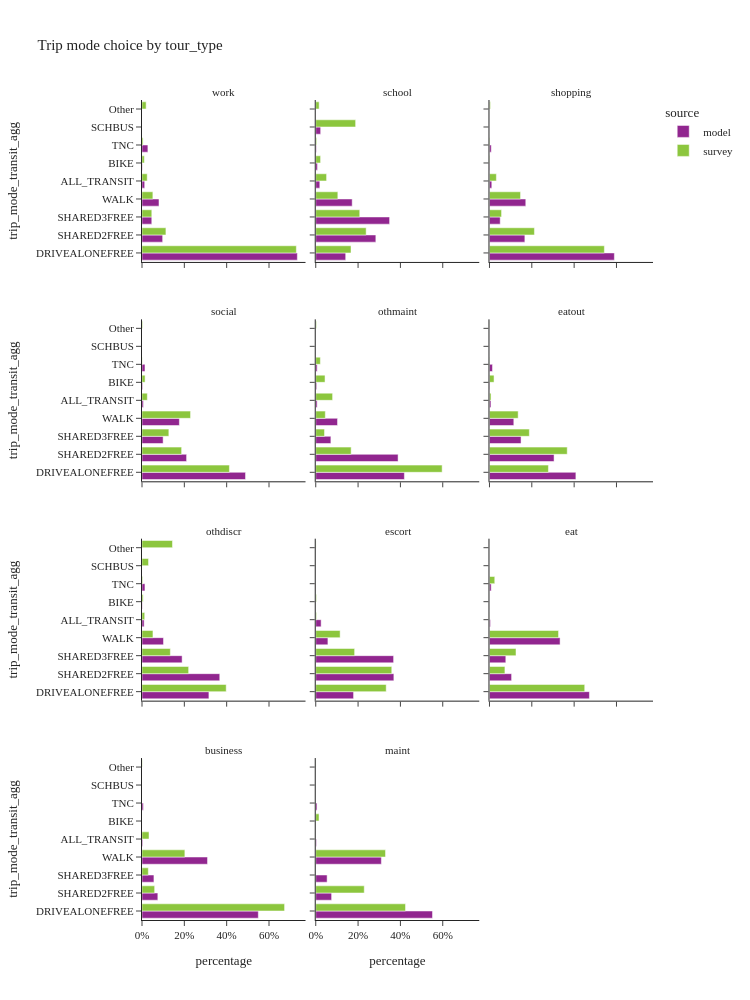
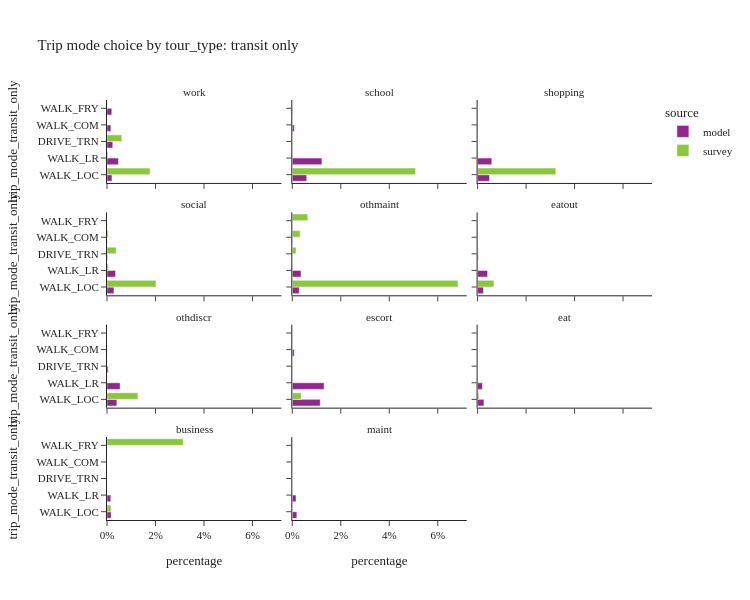

The notebook cell these images were saved under, in order:
### Code cell
trip_mode_choice_seg(segment_col='tour_type', height=[1000, 600])

### Figure 1 — Plotly figure (JSON) as saved in the notebook; plotly's stock layout.template omitted (floating-point values rounded to 4 significant figures)
{"data": [{"alignmentgroup": "True", "customdata": [[2708217], [360022], [170477], [296223], [46923], [5766], [102625]], "hovertemplate": "source=model<br>tour_type=work<br>percentage=%{x}<br>trip_mode_transit_agg=%{y}<br>sample_size=%{customdata[0]}<extra></extra>", "legendgroup": "model", "marker": {"color": "#91268F", "pattern": {"shape": ""}}, "name": "model", "offsetgroup": "model", "orientation": "h", "showlegend": true, "textposition": "auto", "type": "bar", "x": [0.7339, 0.09756, 0.0462, 0.08027, 0.01272, 0.001562, 0.02781], "xaxis": "x10", "y": ["DRIVEALONEFREE", "SHARED2FREE", "SHARED3FREE", "WALK", "ALL_TRANSIT", "BIKE", "TNC"], "yaxis": "y10"}, {"alignmentgroup": "True", "customdata": [[203145], [407476], [500815], [247155], [27514], [33346], [11732], [4038]], "hovertemplate": "source=model<br>tour_type=school<br>percentage=%{x}<br>trip_mode_transit_agg=%{y}<br>sample_size=%{customdata[0]}<extra></extra>", "legendgroup": "model", "marker": {"color": "#91268F", "pattern": {"shape": ""}}, "name": "model", "offsetgroup": "model", "orientation": "h", "showlegend": false, "textposition": "auto", "type": "bar", "x": [0.1415, 0.2839, 0.3489, 0.1722, 0.01917, 0.02323, 0.008174, 0.002814], "xaxis": "x11", "y": ["DRIVEALONEFREE", "SHARED2FREE", "SHARED3FREE", "WALK", "ALL_TRANSIT", "SCHBUS", "BIKE", "TNC"], "yaxis": "y11"}, {"alignmentgroup": "True", "customdata": [[771143], [218461], [66247], [224102], [14339], [1737], [10933]], "hovertemplate": "source=model<br>tour_type=shopping<br>percentage=%{x}<br>trip_mode_transit_agg=%{y}<br>sample_size=%{customdata[0]}<extra></extra>", "legendgroup": "model", "marker": {"color": "#91268F", "pattern": {"shape": ""}}, "name": "model", "offsetgroup": "model", "orientation": "h", "showlegend": false, "textposition": "auto", "type": "bar", "x": [0.59, 0.1672, 0.05069, 0.1715, 0.01097, 0.001329, 0.008365], "xaxis": "x12", "y": ["DRIVEALONEFREE", "SHARED2FREE", "SHARED3FREE", "WALK", "ALL_TRANSIT", "BIKE", "TNC"], "yaxis": "y12"}, {"alignmentgroup": "True", "customdata": [[1261744], [543474], [257349], [455281], [17233], [8187], [36444]], "hovertemplate": "source=model<br>tour_type=social<br>percentage=%{x}<br>trip_mode_transit_agg=%{y}<br>sample_size=%{customdata[0]}<extra></extra>", "legendgroup": "model", "marker": {"color": "#91268F", "pattern": {"shape": ""}}, "name": "model", "offsetgroup": "model", "orientation": "h", "showlegend": false, "textposition": "auto", "type": "bar", "x": [0.4891, 0.2107, 0.09976, 0.1765, 0.00668, 0.003174, 0.01413], "xaxis": "x7", "y": ["DRIVEALONEFREE", "SHARED2FREE", "SHARED3FREE", "WALK", "ALL_TRANSIT", "BIKE", "TNC"], "yaxis": "y7"}, {"alignmentgroup": "True", "customdata": [[333465], [309734], [56965], [81979], [5263], [3534], [5334]], "hovertemplate": "source=model<br>tour_type=othmaint<br>percentage=%{x}<br>trip_mode_transit_agg=%{y}<br>sample_size=%{customdata[0]}<extra></extra>", "legendgroup": "model", "marker": {"color": "#91268F", "pattern": {"shape": ""}}, "name": "model", "offsetgroup": "model", "orientation": "h", "showlegend": false, "textposition": "auto", "type": "bar", "x": [0.4188, 0.389, 0.07154, 0.103, 0.00661, 0.004438, 0.006699], "xaxis": "x8", "y": ["DRIVEALONEFREE", "SHARED2FREE", "SHARED3FREE", "WALK", "ALL_TRANSIT", "BIKE", "TNC"], "yaxis": "y8"}, {"alignmentgroup": "True", "customdata": [[368282], [275314], [134562], [103719], [6201], [1390], [12802]], "hovertemplate": "source=model<br>tour_type=eatout<br>percentage=%{x}<br>trip_mode_transit_agg=%{y}<br>sample_size=%{customdata[0]}<extra></extra>", "legendgroup": "model", "marker": {"color": "#91268F", "pattern": {"shape": ""}}, "name": "model", "offsetgroup": "model", "orientation": "h", "showlegend": false, "textposition": "auto", "type": "bar", "x": [0.4082, 0.3051, 0.1491, 0.115, 0.006873, 0.001541, 0.01419], "xaxis": "x9", "y": ["DRIVEALONEFREE", "SHARED2FREE", "SHARED3FREE", "WALK", "ALL_TRANSIT", "BIKE", "TNC"], "yaxis": "y9"}, {"alignmentgroup": "True", "customdata": [[97928], [113816], [58720], [31476], [3114], [425], [4339]], "hovertemplate": "source=model<br>tour_type=othdiscr<br>percentage=%{x}<br>trip_mode_transit_agg=%{y}<br>sample_size=%{customdata[0]}<extra></extra>", "legendgroup": "model", "marker": {"color": "#91268F", "pattern": {"shape": ""}}, "name": "model", "offsetgroup": "model", "orientation": "h", "showlegend": false, "textposition": "auto", "type": "bar", "x": [0.3161, 0.3674, 0.1895, 0.1016, 0.01005, 0.001372, 0.014], "xaxis": "x4", "y": ["DRIVEALONEFREE", "SHARED2FREE", "SHARED3FREE", "WALK", "ALL_TRANSIT", "BIKE", "TNC"], "yaxis": "y4"}, {"alignmentgroup": "True", "customdata": [[186989], [386192], [384861], [60171], [26649], [416], [1068]], "hovertemplate": "source=model<br>tour_type=escort<br>percentage=%{x}<br>trip_mode_transit_agg=%{y}<br>sample_size=%{customdata[0]}<extra></extra>", "legendgroup": "model", "marker": {"color": "#91268F", "pattern": {"shape": ""}}, "name": "model", "offsetgroup": "model", "orientation": "h", "showlegend": false, "textposition": "auto", "type": "bar", "x": [0.1787, 0.3691, 0.3678, 0.05751, 0.02547, 0.0003976, 0.001021], "xaxis": "x5", "y": ["DRIVEALONEFREE", "SHARED2FREE", "SHARED3FREE", "WALK", "ALL_TRANSIT", "BIKE", "TNC"], "yaxis": "y5"}, {"alignmentgroup": "True", "customdata": [[79313], [17545], [12961], [56034], [776], [19], [1349]], "hovertemplate": "source=model<br>tour_type=eat<br>percentage=%{x}<br>trip_mode_transit_agg=%{y}<br>sample_size=%{customdata[0]}<extra></extra>", "legendgroup": "model", "marker": {"color": "#91268F", "pattern": {"shape": ""}}, "name": "model", "offsetgroup": "model", "orientation": "h", "showlegend": false, "textposition": "auto", "type": "bar", "x": [0.4721, 0.1044, 0.07715, 0.3335, 0.004619, 0.0001131, 0.00803], "xaxis": "x6", "y": ["DRIVEALONEFREE", "SHARED2FREE", "SHARED3FREE", "WALK", "ALL_TRANSIT", "BIKE", "TNC"], "yaxis": "y6"}, {"alignmentgroup": "True", "customdata": [[112800], [15359], [11565], [63536], [676], [12], [1324]], "hovertemplate": "source=model<br>tour_type=business<br>percentage=%{x}<br>trip_mode_transit_agg=%{y}<br>sample_size=%{customdata[0]}<extra></extra>", "legendgroup": "model", "marker": {"color": "#91268F", "pattern": {"shape": ""}}, "name": "model", "offsetgroup": "model", "orientation": "h", "showlegend": false, "textposition": "auto", "type": "bar", "x": [0.5495, 0.07482, 0.05634, 0.3095, 0.003293, 5.846e-05, 0.00645], "xaxis": "x", "y": ["DRIVEALONEFREE", "SHARED2FREE", "SHARED3FREE", "WALK", "ALL_TRANSIT", "BIKE", "TNC"], "yaxis": "y"}, {"alignmentgroup": "True", "customdata": [[73108], [9933], [7118], [41092], [456], [9], [807]], "hovertemplate": "source=model<br>tour_type=maint<br>percentage=%{x}<br>trip_mode_transit_agg=%{y}<br>sample_size=%{customdata[0]}<extra></extra>", "legendgroup": "model", "marker": {"color": "#91268F", "pattern": {"shape": ""}}, "name": "model", "offsetgroup": "model", "orientation": "h", "showlegend": false, "textposition": "auto", "type": "bar", "x": [0.5517, 0.07495, 0.05371, 0.3101, 0.003441, 6.791e-05, 0.00609], "xaxis": "x2", "y": ["DRIVEALONEFREE", "SHARED2FREE", "SHARED3FREE", "WALK", "ALL_TRANSIT", "BIKE", "TNC"], "yaxis": "y2"}, {"alignmentgroup": "True", "customdata": [[4736], [578], [166], [1042], [761], [332], [46], [150]], "hovertemplate": "source=survey<br>tour_type=work<br>percentage=%{x}<br>trip_mode_transit_agg=%{y}<br>sample_size=%{customdata[0]}<extra></extra>", "legendgroup": "survey", "marker": {"color": "#8CC63E", "pattern": {"shape": ""}}, "name": "survey", "offsetgroup": "survey", "orientation": "h", "showlegend": true, "textposition": "auto", "type": "bar", "x": [0.7292, 0.113, 0.04628, 0.05137, 0.02455, 0.01094, 0.005096, 0.01955], "xaxis": "x10", "y": ["DRIVEALONEFREE", "SHARED2FREE", "SHARED3FREE", "WALK", "ALL_TRANSIT", "BIKE", "TNC", "Other"], "yaxis": "y10"}, {"alignmentgroup": "True", "customdata": [[114], [373], [298], [246], [90], [206], [33], [8], [14]], "hovertemplate": "source=survey<br>tour_type=school<br>percentage=%{x}<br>trip_mode_transit_agg=%{y}<br>sample_size=%{customdata[0]}<extra></extra>", "legendgroup": "survey", "marker": {"color": "#8CC63E", "pattern": {"shape": ""}}, "name": "survey", "offsetgroup": "survey", "orientation": "h", "showlegend": false, "textposition": "auto", "type": "bar", "x": [0.1666, 0.2382, 0.2079, 0.1044, 0.05122, 0.1884, 0.02288, 0.004368, 0.01606], "xaxis": "x11", "y": ["DRIVEALONEFREE", "SHARED2FREE", "SHARED3FREE", "WALK", "ALL_TRANSIT", "SCHBUS", "BIKE", "TNC", "Other"], "yaxis": "y11"}, {"alignmentgroup": "True", "customdata": [[1963], [768], [256], [815], [144], [1], [46], [1], [67]], "hovertemplate": "source=survey<br>tour_type=shopping<br>percentage=%{x}<br>trip_mode_transit_agg=%{y}<br>sample_size=%{customdata[0]}<extra></extra>", "legendgroup": "survey", "marker": {"color": "#8CC63E", "pattern": {"shape": ""}}, "name": "survey", "offsetgroup": "survey", "orientation": "h", "showlegend": false, "textposition": "auto", "type": "bar", "x": [0.5428, 0.2124, 0.05705, 0.1467, 0.03257, 7.202e-06, 0.001727, 0.002337, 0.004441], "xaxis": "x12", "y": ["DRIVEALONEFREE", "SHARED2FREE", "SHARED3FREE", "WALK", "ALL_TRANSIT", "SCHBUS", "BIKE", "TNC", "Other"], "yaxis": "y12"}, {"alignmentgroup": "True", "customdata": [[2460], [1089], [611], [2766], [241], [1], [223], [27], [70]], "hovertemplate": "source=survey<br>tour_type=social<br>percentage=%{x}<br>trip_mode_transit_agg=%{y}<br>sample_size=%{customdata[0]}<extra></extra>", "legendgroup": "survey", "marker": {"color": "#8CC63E", "pattern": {"shape": ""}}, "name": "survey", "offsetgroup": "survey", "orientation": "h", "showlegend": false, "textposition": "auto", "type": "bar", "x": [0.4129, 0.1872, 0.1269, 0.2293, 0.02515, 0.0001045, 0.0146, 0.001003, 0.002869], "xaxis": "x7", "y": ["DRIVEALONEFREE", "SHARED2FREE", "SHARED3FREE", "WALK", "ALL_TRANSIT", "SCHBUS", "BIKE", "TNC", "Other"], "yaxis": "y7"}, {"alignmentgroup": "True", "customdata": [[1207], [398], [80], [317], [154], [27], [34], [40]], "hovertemplate": "source=survey<br>tour_type=othmaint<br>percentage=%{x}<br>trip_mode_transit_agg=%{y}<br>sample_size=%{customdata[0]}<extra></extra>", "legendgroup": "survey", "marker": {"color": "#8CC63E", "pattern": {"shape": ""}}, "name": "survey", "offsetgroup": "survey", "orientation": "h", "showlegend": false, "textposition": "auto", "type": "bar", "x": [0.5971, 0.1673, 0.04139, 0.04521, 0.07967, 0.0439, 0.02184, 0.003577], "xaxis": "x8", "y": ["DRIVEALONEFREE", "SHARED2FREE", "SHARED3FREE", "WALK", "ALL_TRANSIT", "BIKE", "TNC", "Other"], "yaxis": "y8"}, {"alignmentgroup": "True", "customdata": [[682], [486], [185], [612], [80], [61], [11], [24]], "hovertemplate": "source=survey<br>tour_type=eatout<br>percentage=%{x}<br>trip_mode_transit_agg=%{y}<br>sample_size=%{customdata[0]}<extra></extra>", "legendgroup": "survey", "marker": {"color": "#8CC63E", "pattern": {"shape": ""}}, "name": "survey", "offsetgroup": "survey", "orientation": "h", "showlegend": false, "textposition": "auto", "type": "bar", "x": [0.2785, 0.3672, 0.1882, 0.1355, 0.00733, 0.02156, 0.001048, 0.00061], "xaxis": "x9", "y": ["DRIVEALONEFREE", "SHARED2FREE", "SHARED3FREE", "WALK", "ALL_TRANSIT", "BIKE", "TNC", "Other"], "yaxis": "y9"}, {"alignmentgroup": "True", "customdata": [[194], [91], [36], [99], [41], [8], [14], [3], [28]], "hovertemplate": "source=survey<br>tour_type=othdiscr<br>percentage=%{x}<br>trip_mode_transit_agg=%{y}<br>sample_size=%{customdata[0]}<extra></extra>", "legendgroup": "survey", "marker": {"color": "#8CC63E", "pattern": {"shape": ""}}, "name": "survey", "offsetgroup": "survey", "orientation": "h", "showlegend": false, "textposition": "auto", "type": "bar", "x": [0.3978, 0.2203, 0.1339, 0.05179, 0.01275, 0.03086, 0.00541, 0.003198, 0.1439], "xaxis": "x4", "y": ["DRIVEALONEFREE", "SHARED2FREE", "SHARED3FREE", "WALK", "ALL_TRANSIT", "SCHBUS", "BIKE", "TNC", "Other"], "yaxis": "y4"}, {"alignmentgroup": "True", "customdata": [[599], [633], [283], [314], [16], [4], [63], [1], [13]], "hovertemplate": "source=survey<br>tour_type=escort<br>percentage=%{x}<br>trip_mode_transit_agg=%{y}<br>sample_size=%{customdata[0]}<extra></extra>", "legendgroup": "survey", "marker": {"color": "#8CC63E", "pattern": {"shape": ""}}, "name": "survey", "offsetgroup": "survey", "orientation": "h", "showlegend": false, "textposition": "auto", "type": "bar", "x": [0.3328, 0.3592, 0.1837, 0.1152, 0.00372, 0.0002504, 0.003597, 5.85e-06, 0.001497], "xaxis": "x5", "y": ["DRIVEALONEFREE", "SHARED2FREE", "SHARED3FREE", "WALK", "ALL_TRANSIT", "SCHBUS", "BIKE", "TNC", "Other"], "yaxis": "y5"}, {"alignmentgroup": "True", "customdata": [[62], [17], [20], [148], [1], [2]], "hovertemplate": "source=survey<br>tour_type=eat<br>percentage=%{x}<br>trip_mode_transit_agg=%{y}<br>sample_size=%{customdata[0]}<extra></extra>", "legendgroup": "survey", "marker": {"color": "#8CC63E", "pattern": {"shape": ""}}, "name": "survey", "offsetgroup": "survey", "orientation": "h", "showlegend": false, "textposition": "auto", "type": "bar", "x": [0.4499, 0.07296, 0.1253, 0.3263, 0.0005416, 0.02494], "xaxis": "x6", "y": ["DRIVEALONEFREE", "SHARED2FREE", "SHARED3FREE", "WALK", "ALL_TRANSIT", "TNC"], "yaxis": "y6"}, {"alignmentgroup": "True", "customdata": [[138], [19], [24], [44], [5], [5]], "hovertemplate": "source=survey<br>tour_type=business<br>percentage=%{x}<br>trip_mode_transit_agg=%{y}<br>sample_size=%{customdata[0]}<extra></extra>", "legendgroup": "survey", "marker": {"color": "#8CC63E", "pattern": {"shape": ""}}, "name": "survey", "offsetgroup": "survey", "orientation": "h", "showlegend": false, "textposition": "auto", "type": "bar", "x": [0.6736, 0.05977, 0.02983, 0.2025, 0.03308, 0.001259], "xaxis": "x", "y": ["DRIVEALONEFREE", "SHARED2FREE", "SHARED3FREE", "WALK", "ALL_TRANSIT", "Other"], "yaxis": "y"}, {"alignmentgroup": "True", "customdata": [[64], [5], [99], [1], [8], [18]], "hovertemplate": "source=survey<br>tour_type=maint<br>percentage=%{x}<br>trip_mode_transit_agg=%{y}<br>sample_size=%{customdata[0]}<extra></extra>", "legendgroup": "survey", "marker": {"color": "#8CC63E", "pattern": {"shape": ""}}, "name": "survey", "offsetgroup": "survey", "orientation": "h", "showlegend": false, "textposition": "auto", "type": "bar", "x": [0.4242, 0.2292, 0.3297, 9.022e-05, 0.0156, 0.001301], "xaxis": "x2", "y": ["DRIVEALONEFREE", "SHARED2FREE", "WALK", "ALL_TRANSIT", "BIKE", "Other"], "yaxis": "y2"}], "layout": {"annotations": [{"font": {}, "showarrow": false, "text": "business", "x": 0.16, "xanchor": "center", "xref": "paper", "y": 0.1975, "yanchor": "bottom", "yref": "paper"}, {"font": {}, "showarrow": false, "text": "maint", "x": 0.5, "xanchor": "center", "xref": "paper", "y": 0.1975, "yanchor": "bottom", "yref": "paper"}, {"font": {}, "showarrow": false, "text": "othdiscr", "x": 0.16, "xanchor": "center", "xref": "paper", "y": 0.465, "yanchor": "bottom", "yref": "paper"}, {"font": {}, "showarrow": false, "text": "escort", "x": 0.5, "xanchor": "center", "xref": "paper", "y": 0.465, "yanchor": "bottom", "yref": "paper"}, {"font": {}, "showarrow": false, "text": "eat", "x": 0.84, "xanchor": "center", "xref": "paper", "y": 0.465, "yanchor": "bottom", "yref": "paper"}, {"font": {}, "showarrow": false, "text": "social", "x": 0.16, "xanchor": "center", "xref": "paper", "y": 0.7325, "yanchor": "bottom", "yref": "paper"}, {"font": {}, "showarrow": false, "text": "othmaint", "x": 0.5, "xanchor": "center", "xref": "paper", "y": 0.7325, "yanchor": "bottom", "yref": "paper"}, {"font": {}, "showarrow": false, "text": "eatout", "x": 0.84, "xanchor": "center", "xref": "paper", "y": 0.7325, "yanchor": "bottom", "yref": "paper"}, {"font": {}, "showarrow": false, "text": "work", "x": 0.16, "xanchor": "center", "xref": "paper", "y": 1.0, "yanchor": "bottom", "yref": "paper"}, {"font": {}, "showarrow": false, "text": "school", "x": 0.5, "xanchor": "center", "xref": "paper", "y": 1.0, "yanchor": "bottom", "yref": "paper"}, {"font": {}, "showarrow": false, "text": "shopping", "x": 0.84, "xanchor": "center", "xref": "paper", "y": 1.0, "yanchor": "bottom", "yref": "paper"}], "barmode": "group", "height": 1000, "legend": {"title": {"text": "source"}, "tracegroupgap": 0}, "title": {"text": "Trip mode choice by tour_type"}, "width": 750, "xaxis": {"anchor": "y", "domain": [0.0, 0.32], "tickformat": ".0%", "title": {"text": "percentage"}}, "xaxis10": {"anchor": "y10", "domain": [0.0, 0.32], "matches": "x", "showticklabels": false, "tickformat": ".0%"}, "xaxis11": {"anchor": "y11", "domain": [0.34, 0.66], "matches": "x", "showticklabels": false, "tickformat": ".0%"}, "xaxis12": {"anchor": "y12", "domain": [0.68, 1.0], "matches": "x", "showticklabels": false, "tickformat": ".0%"}, "xaxis2": {"anchor": "y2", "domain": [0.34, 0.66], "matches": "x", "tickformat": ".0%", "title": {"text": "percentage"}}, "xaxis3": {"anchor": "y3", "domain": [0.68, 1.0], "matches": "x", "tickformat": ".0%", "title": {"text": "percentage"}}, "xaxis4": {"anchor": "y4", "domain": [0.0, 0.32], "matches": "x", "showticklabels": false, "tickformat": ".0%"}, "xaxis5": {"anchor": "y5", "domain": [0.34, 0.66], "matches": "x", "showticklabels": false, "tickformat": ".0%"}, "xaxis6": {"anchor": "y6", "domain": [0.68, 1.0], "matches": "x", "showticklabels": false, "tickformat": ".0%"}, "xaxis7": {"anchor": "y7", "domain": [0.0, 0.32], "matches": "x", "showticklabels": false, "tickformat": ".0%"}, "xaxis8": {"anchor": "y8", "domain": [0.34, 0.66], "matches": "x", "showticklabels": false, "tickformat": ".0%"}, "xaxis9": {"anchor": "y9", "domain": [0.68, 1.0], "matches": "x", "showticklabels": false, "tickformat": ".0%"}, "yaxis": {"anchor": "x", "domain": [0.0, 0.1975], "title": {"text": "trip_mode_transit_agg"}}, "yaxis10": {"anchor": "x10", "domain": [0.8025, 1.0], "matches": "y", "title": {"text": "trip_mode_transit_agg"}}, "yaxis11": {"anchor": "x11", "domain": [0.8025, 1.0], "matches": "y", "showticklabels": false}, "yaxis12": {"anchor": "x12", "domain": [0.8025, 1.0], "matches": "y", "showticklabels": false}, "yaxis2": {"anchor": "x2", "domain": [0.0, 0.1975], "matches": "y", "showticklabels": false}, "yaxis3": {"anchor": "x3", "domain": [0.0, 0.1975], "matches": "y", "showticklabels": false}, "yaxis4": {"anchor": "x4", "domain": [0.2675, 0.465], "matches": "y", "title": {"text": "trip_mode_transit_agg"}}, "yaxis5": {"anchor": "x5", "domain": [0.2675, 0.465], "matches": "y", "showticklabels": false}, "yaxis6": {"anchor": "x6", "domain": [0.2675, 0.465], "matches": "y", "showticklabels": false}, "yaxis7": {"anchor": "x7", "domain": [0.535, 0.7325], "matches": "y", "title": {"text": "trip_mode_transit_agg"}}, "yaxis8": {"anchor": "x8", "domain": [0.535, 0.7325], "matches": "y", "showticklabels": false}, "yaxis9": {"anchor": "x9", "domain": [0.535, 0.7325], "matches": "y", "showticklabels": false}}}

### Figure 2 — Plotly figure (JSON) as saved in the notebook; plotly's stock layout.template omitted (floating-point values rounded to 4 significant figures)
{"data": [{"alignmentgroup": "True", "customdata": [[7560], [17354], [8751], [5923], [7335]], "hovertemplate": "source=model<br>tour_type=work<br>percentage=%{x}<br>trip_mode_transit_only=%{y}<br>sample_size=%{customdata[0]}<extra></extra>", "legendgroup": "model", "marker": {"color": "#91268F", "pattern": {"shape": ""}}, "name": "model", "offsetgroup": "model", "orientation": "h", "showlegend": true, "textposition": "auto", "type": "bar", "x": [0.002049, 0.004703, 0.002371, 0.001605, 0.001988], "xaxis": "x10", "y": ["WALK_LOC", "WALK_LR", "DRIVE_TRN", "WALK_COM", "WALK_FRY"], "yaxis": "y10"}, {"alignmentgroup": "True", "customdata": [[8543], [17531], [1206], [234]], "hovertemplate": "source=model<br>tour_type=school<br>percentage=%{x}<br>trip_mode_transit_only=%{y}<br>sample_size=%{customdata[0]}<extra></extra>", "legendgroup": "model", "marker": {"color": "#91268F", "pattern": {"shape": ""}}, "name": "model", "offsetgroup": "model", "orientation": "h", "showlegend": false, "textposition": "auto", "type": "bar", "x": [0.005952, 0.01221, 0.0008403, 0.000163], "xaxis": "x11", "y": ["WALK_LOC", "WALK_LR", "WALK_COM", "WALK_FRY"], "yaxis": "y11"}, {"alignmentgroup": "True", "customdata": [[6424], [7666], [238], [11]], "hovertemplate": "source=model<br>tour_type=shopping<br>percentage=%{x}<br>trip_mode_transit_only=%{y}<br>sample_size=%{customdata[0]}<extra></extra>", "legendgroup": "model", "marker": {"color": "#91268F", "pattern": {"shape": ""}}, "name": "model", "offsetgroup": "model", "orientation": "h", "showlegend": false, "textposition": "auto", "type": "bar", "x": [0.004915, 0.005866, 0.0001821, 8.416e-06], "xaxis": "x12", "y": ["WALK_LOC", "WALK_LR", "WALK_COM", "WALK_FRY"], "yaxis": "y12"}, {"alignmentgroup": "True", "customdata": [[7418], [9118], [529], [162], [6]], "hovertemplate": "source=model<br>tour_type=social<br>percentage=%{x}<br>trip_mode_transit_only=%{y}<br>sample_size=%{customdata[0]}<extra></extra>", "legendgroup": "model", "marker": {"color": "#91268F", "pattern": {"shape": ""}}, "name": "model", "offsetgroup": "model", "orientation": "h", "showlegend": false, "textposition": "auto", "type": "bar", "x": [0.002876, 0.003535, 0.0002051, 6.28e-05, 2.326e-06], "xaxis": "x7", "y": ["WALK_LOC", "WALK_LR", "DRIVE_TRN", "WALK_COM", "WALK_FRY"], "yaxis": "y7"}, {"alignmentgroup": "True", "customdata": [[2281], [2887], [93], [2]], "hovertemplate": "source=model<br>tour_type=othmaint<br>percentage=%{x}<br>trip_mode_transit_only=%{y}<br>sample_size=%{customdata[0]}<extra></extra>", "legendgroup": "model", "marker": {"color": "#91268F", "pattern": {"shape": ""}}, "name": "model", "offsetgroup": "model", "orientation": "h", "showlegend": false, "textposition": "auto", "type": "bar", "x": [0.002865, 0.003626, 0.0001168, 2.512e-06], "xaxis": "x8", "y": ["WALK_LOC", "WALK_LR", "WALK_COM", "WALK_FRY"], "yaxis": "y8"}, {"alignmentgroup": "True", "customdata": [[2192], [3723], [238], [44], [4]], "hovertemplate": "source=model<br>tour_type=eatout<br>percentage=%{x}<br>trip_mode_transit_only=%{y}<br>sample_size=%{customdata[0]}<extra></extra>", "legendgroup": "model", "marker": {"color": "#91268F", "pattern": {"shape": ""}}, "name": "model", "offsetgroup": "model", "orientation": "h", "showlegend": false, "textposition": "auto", "type": "bar", "x": [0.002429, 0.004126, 0.0002638, 4.877e-05, 4.433e-06], "xaxis": "x9", "y": ["WALK_LOC", "WALK_LR", "DRIVE_TRN", "WALK_COM", "WALK_FRY"], "yaxis": "y9"}, {"alignmentgroup": "True", "customdata": [[1264], [1678], [158], [13], [1]], "hovertemplate": "source=model<br>tour_type=othdiscr<br>percentage=%{x}<br>trip_mode_transit_only=%{y}<br>sample_size=%{customdata[0]}<extra></extra>", "legendgroup": "model", "marker": {"color": "#91268F", "pattern": {"shape": ""}}, "name": "model", "offsetgroup": "model", "orientation": "h", "showlegend": false, "textposition": "auto", "type": "bar", "x": [0.00408, 0.005416, 0.00051, 4.196e-05, 3.228e-06], "xaxis": "x4", "y": ["WALK_LOC", "WALK_LR", "DRIVE_TRN", "WALK_COM", "WALK_FRY"], "yaxis": "y4"}, {"alignmentgroup": "True", "customdata": [[12052], [13731], [841], [25]], "hovertemplate": "source=model<br>tour_type=escort<br>percentage=%{x}<br>trip_mode_transit_only=%{y}<br>sample_size=%{customdata[0]}<extra></extra>", "legendgroup": "model", "marker": {"color": "#91268F", "pattern": {"shape": ""}}, "name": "model", "offsetgroup": "model", "orientation": "h", "showlegend": false, "textposition": "auto", "type": "bar", "x": [0.01152, 0.01312, 0.0008037, 2.389e-05], "xaxis": "x5", "y": ["WALK_LOC", "WALK_LR", "WALK_COM", "WALK_FRY"], "yaxis": "y5"}, {"alignmentgroup": "True", "customdata": [[440], [336]], "hovertemplate": "source=model<br>tour_type=eat<br>percentage=%{x}<br>trip_mode_transit_only=%{y}<br>sample_size=%{customdata[0]}<extra></extra>", "legendgroup": "model", "marker": {"color": "#91268F", "pattern": {"shape": ""}}, "name": "model", "offsetgroup": "model", "orientation": "h", "showlegend": false, "textposition": "auto", "type": "bar", "x": [0.002619, 0.002], "xaxis": "x6", "y": ["WALK_LOC", "WALK_LR"], "yaxis": "y6"}, {"alignmentgroup": "True", "customdata": [[351], [323], [2]], "hovertemplate": "source=model<br>tour_type=business<br>percentage=%{x}<br>trip_mode_transit_only=%{y}<br>sample_size=%{customdata[0]}<extra></extra>", "legendgroup": "model", "marker": {"color": "#91268F", "pattern": {"shape": ""}}, "name": "model", "offsetgroup": "model", "orientation": "h", "showlegend": false, "textposition": "auto", "type": "bar", "x": [0.00171, 0.001574, 9.743e-06], "xaxis": "x", "y": ["WALK_LOC", "WALK_LR", "WALK_COM"], "yaxis": "y"}, {"alignmentgroup": "True", "customdata": [[249], [205], [1], [1]], "hovertemplate": "source=model<br>tour_type=maint<br>percentage=%{x}<br>trip_mode_transit_only=%{y}<br>sample_size=%{customdata[0]}<extra></extra>", "legendgroup": "model", "marker": {"color": "#91268F", "pattern": {"shape": ""}}, "name": "model", "offsetgroup": "model", "orientation": "h", "showlegend": false, "textposition": "auto", "type": "bar", "x": [0.001879, 0.001547, 7.546e-06, 7.546e-06], "xaxis": "x2", "y": ["WALK_LOC", "WALK_LR", "WALK_COM", "WALK_FRY"], "yaxis": "y2"}, {"alignmentgroup": "True", "customdata": [[659], [29], [53], [10], [10]], "hovertemplate": "source=survey<br>tour_type=work<br>percentage=%{x}<br>trip_mode_transit_only=%{y}<br>sample_size=%{customdata[0]}<extra></extra>", "legendgroup": "survey", "marker": {"color": "#8CC63E", "pattern": {"shape": ""}}, "name": "survey", "offsetgroup": "survey", "orientation": "h", "showlegend": true, "textposition": "auto", "type": "bar", "x": [0.01774, 0.0004522, 0.006116, 6.297e-05, 0.0001749], "xaxis": "x10", "y": ["WALK_LOC", "WALK_LR", "DRIVE_TRN", "WALK_COM", "WALK_FRY"], "yaxis": "y10"}, {"alignmentgroup": "True", "customdata": [[87], [1], [1], [1]], "hovertemplate": "source=survey<br>tour_type=school<br>percentage=%{x}<br>trip_mode_transit_only=%{y}<br>sample_size=%{customdata[0]}<extra></extra>", "legendgroup": "survey", "marker": {"color": "#8CC63E", "pattern": {"shape": ""}}, "name": "survey", "offsetgroup": "survey", "orientation": "h", "showlegend": false, "textposition": "auto", "type": "bar", "x": [0.05086, 0.0001695, 1.635e-05, 0.0001695], "xaxis": "x11", "y": ["WALK_LOC", "WALK_LR", "DRIVE_TRN", "WALK_COM"], "yaxis": "y11"}, {"alignmentgroup": "True", "customdata": [[138], [5], [1]], "hovertemplate": "source=survey<br>tour_type=shopping<br>percentage=%{x}<br>trip_mode_transit_only=%{y}<br>sample_size=%{customdata[0]}<extra></extra>", "legendgroup": "survey", "marker": {"color": "#8CC63E", "pattern": {"shape": ""}}, "name": "survey", "offsetgroup": "survey", "orientation": "h", "showlegend": false, "textposition": "auto", "type": "bar", "x": [0.03228, 0.0002778, 1.164e-05], "xaxis": "x12", "y": ["WALK_LOC", "WALK_LR", "DRIVE_TRN"], "yaxis": "y12"}, {"alignmentgroup": "True", "customdata": [[196], [22], [21], [2]], "hovertemplate": "source=survey<br>tour_type=social<br>percentage=%{x}<br>trip_mode_transit_only=%{y}<br>sample_size=%{customdata[0]}<extra></extra>", "legendgroup": "survey", "marker": {"color": "#8CC63E", "pattern": {"shape": ""}}, "name": "survey", "offsetgroup": "survey", "orientation": "h", "showlegend": false, "textposition": "auto", "type": "bar", "x": [0.02022, 0.000577, 0.003803, 0.0005515], "xaxis": "x7", "y": ["WALK_LOC", "WALK_LR", "DRIVE_TRN", "WALK_COM"], "yaxis": "y7"}, {"alignmentgroup": "True", "customdata": [[144], [6], [2], [1], [1]], "hovertemplate": "source=survey<br>tour_type=othmaint<br>percentage=%{x}<br>trip_mode_transit_only=%{y}<br>sample_size=%{customdata[0]}<extra></extra>", "legendgroup": "survey", "marker": {"color": "#8CC63E", "pattern": {"shape": ""}}, "name": "survey", "offsetgroup": "survey", "orientation": "h", "showlegend": false, "textposition": "auto", "type": "bar", "x": [0.06834, 0.0001483, 0.001565, 0.003212, 0.006406], "xaxis": "x8", "y": ["WALK_LOC", "WALK_LR", "DRIVE_TRN", "WALK_COM", "WALK_FRY"], "yaxis": "y8"}, {"alignmentgroup": "True", "customdata": [[68], [5], [5], [2]], "hovertemplate": "source=survey<br>tour_type=eatout<br>percentage=%{x}<br>trip_mode_transit_only=%{y}<br>sample_size=%{customdata[0]}<extra></extra>", "legendgroup": "survey", "marker": {"color": "#8CC63E", "pattern": {"shape": ""}}, "name": "survey", "offsetgroup": "survey", "orientation": "h", "showlegend": false, "textposition": "auto", "type": "bar", "x": [0.006724, 0.0001285, 0.0003043, 0.0001731], "xaxis": "x9", "y": ["WALK_LOC", "WALK_LR", "DRIVE_TRN", "WALK_COM"], "yaxis": "y9"}, {"alignmentgroup": "True", "customdata": [[34], [5], [2]], "hovertemplate": "source=survey<br>tour_type=othdiscr<br>percentage=%{x}<br>trip_mode_transit_only=%{y}<br>sample_size=%{customdata[0]}<extra></extra>", "legendgroup": "survey", "marker": {"color": "#8CC63E", "pattern": {"shape": ""}}, "name": "survey", "offsetgroup": "survey", "orientation": "h", "showlegend": false, "textposition": "auto", "type": "bar", "x": [0.01275, 0.0, 0.0], "xaxis": "x4", "y": ["WALK_LOC", "WALK_LR", "DRIVE_TRN"], "yaxis": "y4"}, {"alignmentgroup": "True", "customdata": [[15], [1]], "hovertemplate": "source=survey<br>tour_type=escort<br>percentage=%{x}<br>trip_mode_transit_only=%{y}<br>sample_size=%{customdata[0]}<extra></extra>", "legendgroup": "survey", "marker": {"color": "#8CC63E", "pattern": {"shape": ""}}, "name": "survey", "offsetgroup": "survey", "orientation": "h", "showlegend": false, "textposition": "auto", "type": "bar", "x": [0.003659, 6.035e-05], "xaxis": "x5", "y": ["WALK_LOC", "WALK_FRY"], "yaxis": "y5"}, {"alignmentgroup": "True", "customdata": [[1]], "hovertemplate": "source=survey<br>tour_type=eat<br>percentage=%{x}<br>trip_mode_transit_only=%{y}<br>sample_size=%{customdata[0]}<extra></extra>", "legendgroup": "survey", "marker": {"color": "#8CC63E", "pattern": {"shape": ""}}, "name": "survey", "offsetgroup": "survey", "orientation": "h", "showlegend": false, "textposition": "auto", "type": "bar", "x": [0.0005416], "xaxis": "x6", "y": ["WALK_LOC"], "yaxis": "y6"}, {"alignmentgroup": "True", "customdata": [[4], [1]], "hovertemplate": "source=survey<br>tour_type=business<br>percentage=%{x}<br>trip_mode_transit_only=%{y}<br>sample_size=%{customdata[0]}<extra></extra>", "legendgroup": "survey", "marker": {"color": "#8CC63E", "pattern": {"shape": ""}}, "name": "survey", "offsetgroup": "survey", "orientation": "h", "showlegend": false, "textposition": "auto", "type": "bar", "x": [0.001635, 0.03144], "xaxis": "x", "y": ["WALK_LOC", "WALK_FRY"], "yaxis": "y"}, {"alignmentgroup": "True", "customdata": [[1]], "hovertemplate": "source=survey<br>tour_type=maint<br>percentage=%{x}<br>trip_mode_transit_only=%{y}<br>sample_size=%{customdata[0]}<extra></extra>", "legendgroup": "survey", "marker": {"color": "#8CC63E", "pattern": {"shape": ""}}, "name": "survey", "offsetgroup": "survey", "orientation": "h", "showlegend": false, "textposition": "auto", "type": "bar", "x": [9.022e-05], "xaxis": "x2", "y": ["WALK_LOC"], "yaxis": "y2"}], "layout": {"annotations": [{"font": {}, "showarrow": false, "text": "business", "x": 0.16, "xanchor": "center", "xref": "paper", "y": 0.1975, "yanchor": "bottom", "yref": "paper"}, {"font": {}, "showarrow": false, "text": "maint", "x": 0.5, "xanchor": "center", "xref": "paper", "y": 0.1975, "yanchor": "bottom", "yref": "paper"}, {"font": {}, "showarrow": false, "text": "othdiscr", "x": 0.16, "xanchor": "center", "xref": "paper", "y": 0.465, "yanchor": "bottom", "yref": "paper"}, {"font": {}, "showarrow": false, "text": "escort", "x": 0.5, "xanchor": "center", "xref": "paper", "y": 0.465, "yanchor": "bottom", "yref": "paper"}, {"font": {}, "showarrow": false, "text": "eat", "x": 0.84, "xanchor": "center", "xref": "paper", "y": 0.465, "yanchor": "bottom", "yref": "paper"}, {"font": {}, "showarrow": false, "text": "social", "x": 0.16, "xanchor": "center", "xref": "paper", "y": 0.7325, "yanchor": "bottom", "yref": "paper"}, {"font": {}, "showarrow": false, "text": "othmaint", "x": 0.5, "xanchor": "center", "xref": "paper", "y": 0.7325, "yanchor": "bottom", "yref": "paper"}, {"font": {}, "showarrow": false, "text": "eatout", "x": 0.84, "xanchor": "center", "xref": "paper", "y": 0.7325, "yanchor": "bottom", "yref": "paper"}, {"font": {}, "showarrow": false, "text": "work", "x": 0.16, "xanchor": "center", "xref": "paper", "y": 1.0, "yanchor": "bottom", "yref": "paper"}, {"font": {}, "showarrow": false, "text": "school", "x": 0.5, "xanchor": "center", "xref": "paper", "y": 1.0, "yanchor": "bottom", "yref": "paper"}, {"font": {}, "showarrow": false, "text": "shopping", "x": 0.84, "xanchor": "center", "xref": "paper", "y": 1.0, "yanchor": "bottom", "yref": "paper"}], "barmode": "group", "height": 600, "legend": {"title": {"text": "source"}, "tracegroupgap": 0}, "title": {"text": "Trip mode choice by tour_type: transit only"}, "width": 750, "xaxis": {"anchor": "y", "domain": [0.0, 0.32], "tickformat": ".0%", "title": {"text": "percentage"}}, "xaxis10": {"anchor": "y10", "domain": [0.0, 0.32], "matches": "x", "showticklabels": false, "tickformat": ".0%"}, "xaxis11": {"anchor": "y11", "domain": [0.34, 0.66], "matches": "x", "showticklabels": false, "tickformat": ".0%"}, "xaxis12": {"anchor": "y12", "domain": [0.68, 1.0], "matches": "x", "showticklabels": false, "tickformat": ".0%"}, "xaxis2": {"anchor": "y2", "domain": [0.34, 0.66], "matches": "x", "tickformat": ".0%", "title": {"text": "percentage"}}, "xaxis3": {"anchor": "y3", "domain": [0.68, 1.0], "matches": "x", "tickformat": ".0%", "title": {"text": "percentage"}}, "xaxis4": {"anchor": "y4", "domain": [0.0, 0.32], "matches": "x", "showticklabels": false, "tickformat": ".0%"}, "xaxis5": {"anchor": "y5", "domain": [0.34, 0.66], "matches": "x", "showticklabels": false, "tickformat": ".0%"}, "xaxis6": {"anchor": "y6", "domain": [0.68, 1.0], "matches": "x", "showticklabels": false, "tickformat": ".0%"}, "xaxis7": {"anchor": "y7", "domain": [0.0, 0.32], "matches": "x", "showticklabels": false, "tickformat": ".0%"}, "xaxis8": {"anchor": "y8", "domain": [0.34, 0.66], "matches": "x", "showticklabels": false, "tickformat": ".0%"}, "xaxis9": {"anchor": "y9", "domain": [0.68, 1.0], "matches": "x", "showticklabels": false, "tickformat": ".0%"}, "yaxis": {"anchor": "x", "domain": [0.0, 0.1975], "title": {"text": "trip_mode_transit_only"}}, "yaxis10": {"anchor": "x10", "domain": [0.8025, 1.0], "matches": "y", "title": {"text": "trip_mode_transit_only"}}, "yaxis11": {"anchor": "x11", "domain": [0.8025, 1.0], "matches": "y", "showticklabels": false}, "yaxis12": {"anchor": "x12", "domain": [0.8025, 1.0], "matches": "y", "showticklabels": false}, "yaxis2": {"anchor": "x2", "domain": [0.0, 0.1975], "matches": "y", "showticklabels": false}, "yaxis3": {"anchor": "x3", "domain": [0.0, 0.1975], "matches": "y", "showticklabels": false}, "yaxis4": {"anchor": "x4", "domain": [0.2675, 0.465], "matches": "y", "title": {"text": "trip_mode_transit_only"}}, "yaxis5": {"anchor": "x5", "domain": [0.2675, 0.465], "matches": "y", "showticklabels": false}, "yaxis6": {"anchor": "x6", "domain": [0.2675, 0.465], "matches": "y", "showticklabels": false}, "yaxis7": {"anchor": "x7", "domain": [0.535, 0.7325], "matches": "y", "title": {"text": "trip_mode_transit_only"}}, "yaxis8": {"anchor": "x8", "domain": [0.535, 0.7325], "matches": "y", "showticklabels": false}, "yaxis9": {"anchor": "x9", "domain": [0.535, 0.7325], "matches": "y", "showticklabels": false}}}
